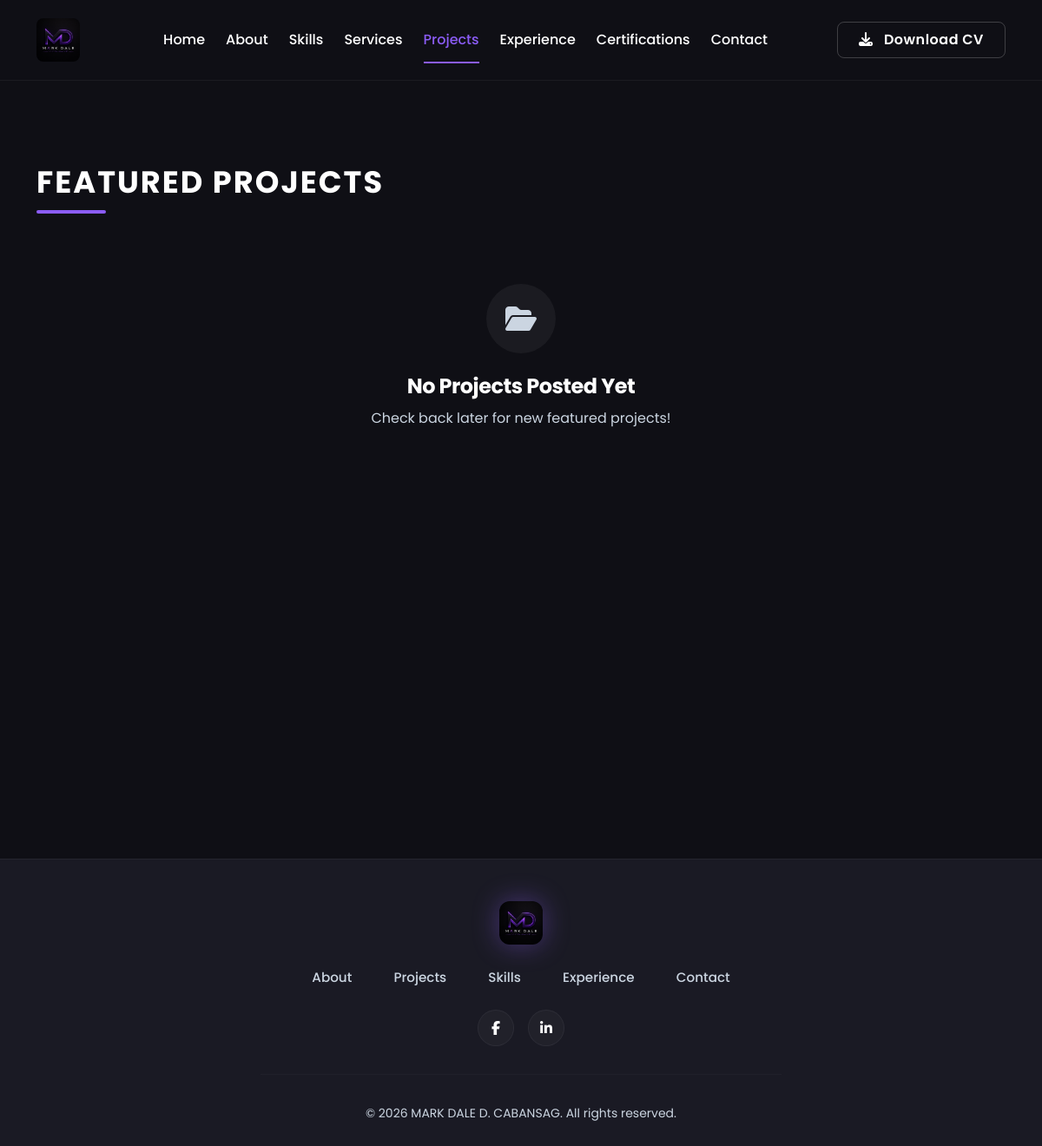
Page /projects on the earlier database version.
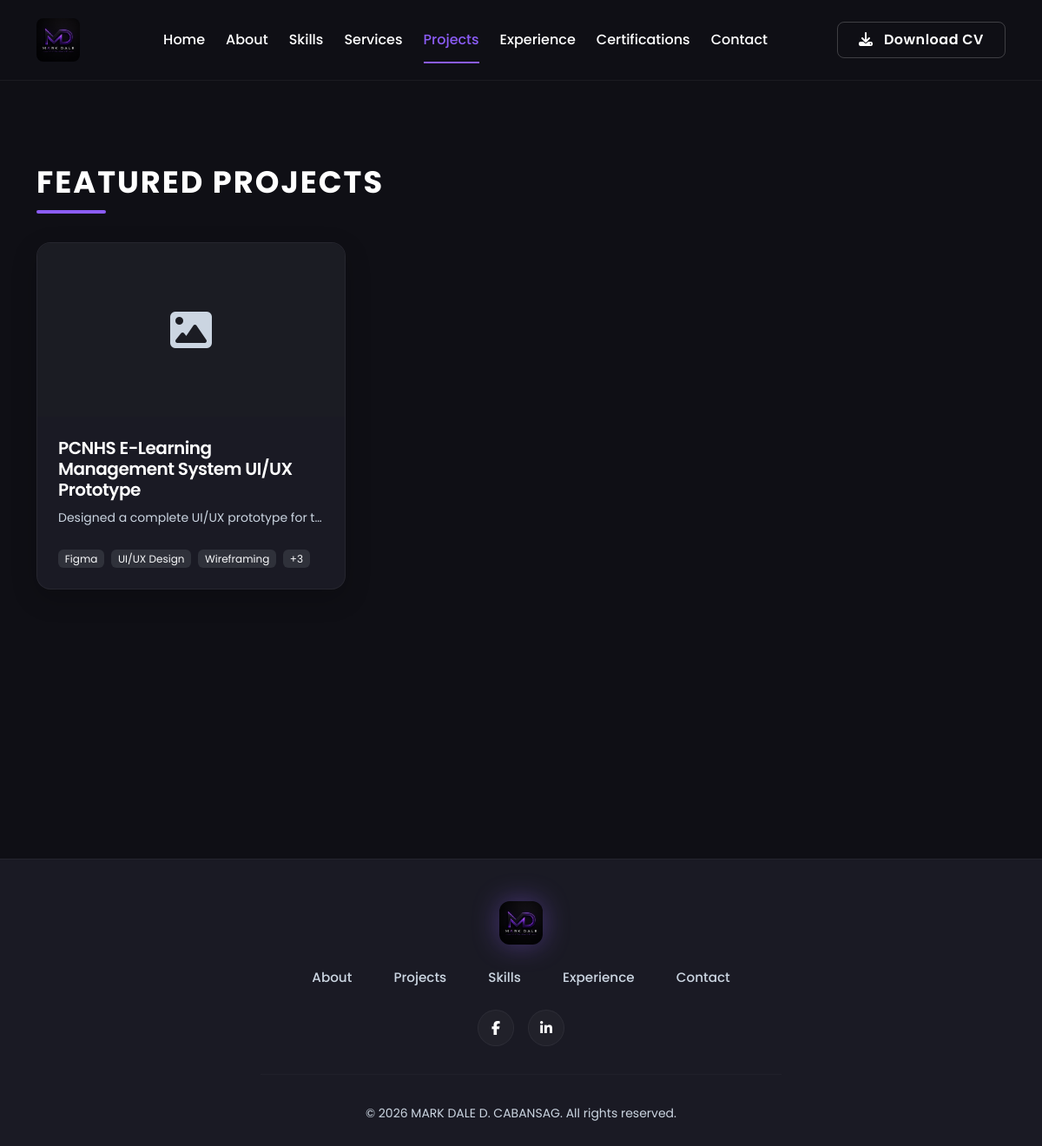
Same page on the later database version.
### tables this page shows
CREATE TABLE `projects` (
  `id` int(11) NOT NULL,
  `title` varchar(255) DEFAULT NULL,
  `description` text DEFAULT NULL,
  `image` varchar(255) DEFAULT NULL,
  `link` varchar(255) DEFAULT NULL,
  `tech_stack` varchar(255) DEFAULT NULL,
  `client` varchar(255) DEFAULT '',
  `project_date` varchar(100) DEFAULT '',
  `gallery_images` text DEFAULT NULL
);

### projects.php (the view, shortened to what this page needs)
<?php require_once 'includes/header.php'; ?>
<section class="py-5 mt-5 min-vh-100">
    <div class="container">
        <div class="d-flex justify-content-between align-items-end mb-4">
            <h2 class="section-title mb-0">Featured Projects</h2>
        </div>
        <div class="row g-4 mt-2">
            <?php
            $stmt = $pdo->query("SELECT * FROM projects");
            $projects = $stmt->fetchAll(PDO::FETCH_ASSOC);
            if(count($projects) > 0):
            foreach($projects as $project): ?>
            <div class="col-md-6 col-lg-4">
                <a href="project?id=<?= $project['id'] ?>" class="text-decoration-none">
                    <div class="custom-card p-0 overflow-hidden d-flex flex-column h-100" style="transition: transform 0.3s;" onmouseover="this.style.transform='translateY(-10px)'" onmouseout="this.style.transform='translateY(0)'">
                        <div style="background-color: #121218; height: 200px;">
                            <div class="bg-secondary bg-opacity-10 w-100 align-items-center justify-content-center" style="height: 200px; display: none;">
                                <i class="fas fa-image fa-3x text-muted"></i>
                            </div>
                        </div>
                        <div class="p-4 d-flex flex-column flex-grow-1">
                            <h5 class="text-white mb-2"><?= htmlspecialchars($project['title']) ?></h5>
                            <p class="text-muted small mb-4 flex-grow-1 text-truncate" style="max-height: 40px;"><?= htmlspecialchars($project['description']) ?></p>
                            <div class="d-flex gap-2 flex-wrap mt-auto">
                                <?php
                                $techs = explode(',', $project['tech_stack']);
                                $displayTechs = array_slice($techs, 0, 3);
                                foreach($displayTechs as $tech): ?>
                                    <span class="badge bg-secondary bg-opacity-25 text-light fw-normal"><?= htmlspecialchars(trim($tech)) ?></span>
                                <?php endforeach;
                                if(count($techs) > 3): ?>
                                    <span class="badge bg-secondary bg-opacity-25 text-light fw-normal">+<?= count($techs)-3 ?></span>
                                <?php endif; ?>
                            </div>
                        </div>
                    </div>
                </a>
            </div>
            <?php endforeach; else: ?>
                <div class="col-12 text-center py-5">
                    <div class="d-inline-flex align-items-center justify-content-center rounded-circle mb-4" style="width: 80px; height: 80px; background-color: rgba(255,255,255,0.05);">
                        <i class="fas fa-folder-open fa-2x text-muted"></i>
                    </div>
                    <h4 class="text-white fw-bold mb-2">No Projects Posted Yet</h4>
                    <p class="text-muted mb-0">Check back later for new featured projects!</p>
                </div>
            <?php endif; ?>
        </div>
    </div>
</section>
<?php require_once 'includes/footer.php'; ?>

Differences in the rows shown:
added projects: title "PCNHS E-Learning Management System UI/UX Prototype", description "Designed a complete UI/UX prototype for t…", tech_stack "Figma", tech_stack "UI/UX Design", tech_stack "Wireframing", count($techs)-3 "3"
Other differences:
text no longer shown: "No Projects Posted Yet Check back later for new featured projects!"
